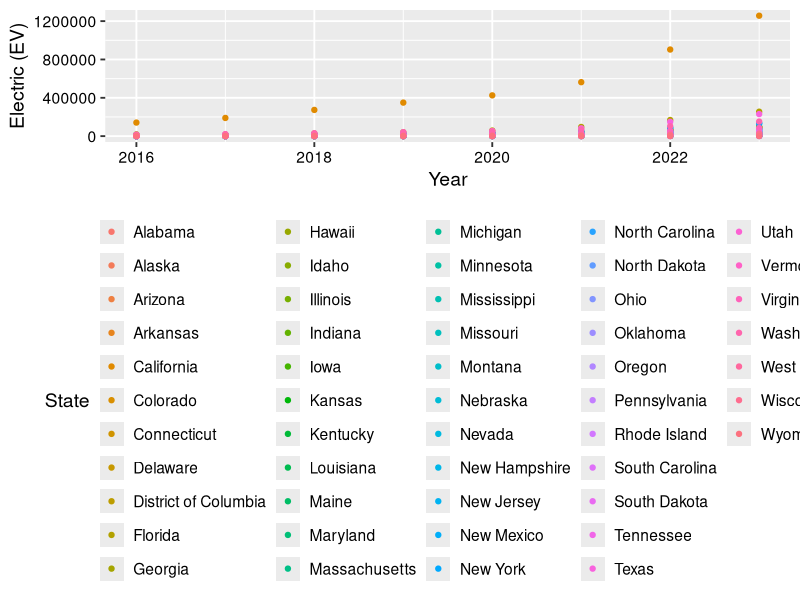

Generate this figure with R:
## ---- chunk 1
knitr::opts_chunk$set(echo = TRUE)
## ---- chunk 2
#1 Loading Packages
library(tidyverse)
library(lubridate)
library(here)
library(cowplot)
library(dplyr)
installed.packages("readxl")
library("readxl")

#2 Setting Theme
mytheme <- theme_grey(base_size = 14)+
  theme(axis.text = element_text(color = "black"),legend.position = "bottom")
theme_set(mytheme)

# Getting Working Directory
getwd()
## ---- chunk 3
#3 Importing LDV Registration Dataset

LDVRegistration_AP <- read_excel(path=here("Data/Raw/2016-2023 LDV Registration Data.xlsx"))
str(LDVRegistration_AP)
# Creating GGPlot of Statewise Registrations
Plot1 <- ggplot(LDVRegistration_AP, aes(x=Year, y= `Electric (EV)`, color =State))+
geom_point()
  print(Plot1)
## ---- chunk 4

